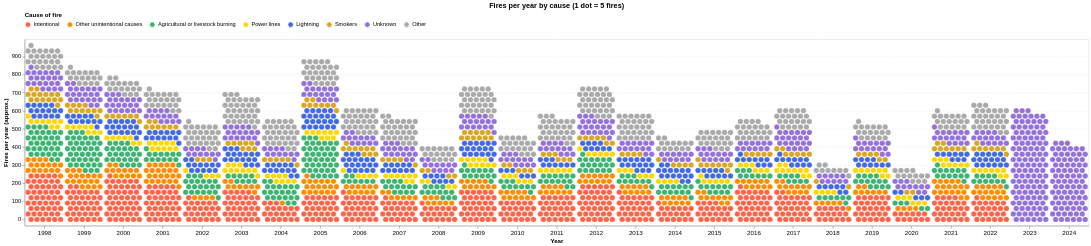

Source (notebook cell):
### Code cell
"""Q2 - Evolution of the causes of fires: five Altair proposals.

Input: the cleaned fires table (OpenRefine export) with at least the columns
    Campania, Origen, Causa, SuperficieTotalForestal
Usage in Colab / Streamlit:
    from q2_charts import prepare, chart1, chart2, chart3, chart4, chart5
    d = prepare(df)            # df = your cleaned DataFrame
    chart1(d)                  # etc.
"""
import altair as alt
import pandas as pd


NAMED_CAUSA_COLORS = {
    "Intentional": "tomato",
    "Other unintentional causes": "darkorange",
    "Agricultural or livestock burning": "mediumseagreen",
    "Power lines": "gold",
    "Lightning": "royalblue",
    "Smokers": "goldenrod",
    "Unknown": "mediumpurple",
    "Other": "darkgray",
}

CAUSA_EN = {
    "Intencionado": "Intentional",
    "Altres": "Other",
    "Desconocida": "Unknown",
    "Quemas agrícolas y ganaderas": "Agricultural or livestock burning",
    "Rayo": "Lightning",
    "Otras causas no intencionales": "Other unintentional causes",
    "Causas por líneas eléctricas": "Power lines",
    "Fumadores": "Smokers",
}
CAUSA_ORDER = [
    "Intentional",
    "Other unintentional causes",
    "Agricultural or livestock burning",
    "Power lines",
    "Lightning",
    "Smokers",
    "Unknown",
    "Other",
]

LEGEND = alt.Legend(
    title="Cause of fire",
    orient="top",
    direction="horizontal",
    labelExpr="{" + ", ".join(f"'{k}': '{v}'" for k, v in CAUSA_EN.items()) + "}[datum.label] || datum.label",
)


def beeswarm_data(d, per_dot=5, cols=7, spread=0.9, layout="stacked"):
    """One row per dot (1 dot = `per_dot` fires; cumulative rounding per year)."""
    dx = spread / cols
    mapped = d["CausaAgrupada"].dropna().astype(str).map(lambda c: CAUSA_EN.get(c, c))

    freq_order = mapped.value_counts().index.tolist()
    ordered_causes = [c for c in CAUSA_ORDER if c in freq_order] + [
        c for c in freq_order if c not in CAUSA_ORDER
    ]

    temp = d.loc[mapped.index, ["Any"]].copy()
    temp["cause_en"] = mapped

    counts_all = (
        temp.groupby(["Any", "cause_en"])
        .size()
        .unstack(fill_value=0)
        .reindex(columns=ordered_causes, fill_value=0)
    )

    dots = {}
    for yr, counts in counts_all.iterrows():
        cum, prev = counts.cumsum(), 0
        for causa in ordered_causes:
            end = int(round(cum[causa] / per_dot))
            dots[(yr, causa)] = (end - prev, int(counts[causa]), prev)
            prev = end

    year_totals = {}
    for (yr, _causa), (_nd, fires, _first) in dots.items():
        year_totals[yr] = year_totals.get(yr, 0) + fires

    lane_rows = max((-(-nd // cols) for nd, _, _ in dots.values()), default=1)
    lane_h = lane_rows + 2

    out = []
    for (yr, causa), (nd, fires, first) in dots.items():
        for j in range(nd):
            k = first + j
            r, c = divmod(k, cols)
            x = yr + (c - (cols - 1) / 2) * dx + (dx / 4 if r % 2 == 0 else -dx / 4)
            y = r * 0.866
            total_yr = year_totals.get(yr, 0)
            percent_yr = (fires / total_yr) if total_yr > 0 else 0.0

            out.append({
                "Any": yr,
                "cause": causa,
                "x": x,
                "y": y,
                "fires": int(fires),
                "year_percent": percent_yr,
            })

    out_df = pd.DataFrame(out)
    out_df.attrs["lane_h"] = lane_h
    out_df.attrs["causes"] = ordered_causes
    return out_df


def chart6(d, per_dot=5, cols=7, width=1500, layout="stacked"):
    """Wide beeswarm of fires per year, coloured by cause. 1 dot = `per_dot` fires."""
    b = beeswarm_data(d, per_dot, cols, layout=layout)

    print("Causes in input d:", d["CausaAgrupada"].value_counts(dropna=False))
    print("Causes in beeswarm b:", b["cause"].value_counts(dropna=False))

    causes = b.attrs["causes"]
    cause_scale = alt.Scale(
        domain=causes,
        range=[NAMED_CAUSA_COLORS.get(c, "slategray") for c in causes],
    )
    legend = alt.Legend(
        title="Cause of fire",
        orient="top",
        direction="horizontal",
    )
    yr_min = int(d["Any"].min())
    yr_max = int(d["Any"].max())
    n_years = max(yr_max - yr_min + 1, 1)

    px_year = width / n_years
    dx_px = px_year * 0.9 / cols
    ymax = float(b["y"].max()) + 1 if not b.empty else 1.0
    height = max(int(ymax * dx_px) + 30, 120)
    size = (dx_px * 0.92) ** 2

    xenc = alt.X(
        "x:Q",
        title="Year",
        scale=alt.Scale(domain=[yr_min - 0.5, yr_max + 0.5], nice=False, zero=False),
        axis=alt.Axis(format="d", values=list(range(yr_min, yr_max + 1)), grid=False, labelFontSize=11),
    )
    title = alt.TitleParams(text=f"Fires per year by cause (1 dot = {per_dot} fires)", anchor="middle")

    yenc = alt.Y(
        "y:Q",
        title="Fires per year (approx.)",
        scale=alt.Scale(domain=[-1, ymax], nice=False),
        axis=alt.Axis(
            grid=True,
            gridDash=[2, 3],
            labelExpr=f"round(datum.value / 0.866 * {cols * per_dot})",
            values=[0.866 * v / (cols * per_dot) for v in range(0, int(ymax / 0.866 * cols * per_dot) + 1, 100 if per_dot <= 5 else 200)],
        ),
    )

    dots = (
        alt.Chart(b)
        .mark_circle(size=size, opacity=1, stroke="white", strokeWidth=0.4)
        .encode(
            x=xenc,
            y=yenc,
            color=alt.Color("cause:N", scale=cause_scale, legend=LEGEND),
            tooltip=[
                alt.Tooltip("Any:O", title="Year"),
                alt.Tooltip("cause:N", title="Cause of fire"),
                alt.Tooltip("fires:Q", title="Fires of this cause"),
                alt.Tooltip("year_percent:Q", title="% of year's total", format=".1%"),
            ],
        )
    )
    return dots.properties(width=width, height=height, title=title)


q2 = chart6(df, per_dot=5, cols=6, width=1900)
q2.save("outputs/Q2.json")
q2

### Figure 1 — Vega-Lite specification as saved in the notebook (floating-point values rounded to 4 significant figures; data arrays with more than 128 entries replaced by an {"elided": "..."} marker saying what was removed)
{"config": {"view": {"continuousWidth": 300, "continuousHeight": 300}}, "data": {"name": "data-14fcbe85e5fe01fe831cb0781615ea75"}, "mark": {"type": "circle", "opacity": 1, "size": 94.31, "stroke": "white", "strokeWidth": 0.4}, "encoding": {"color": {"field": "cause", "legend": {"direction": "horizontal", "labelExpr": "{'Intencionado': 'Intentional', 'Altres': 'Other', 'Desconocida': 'Unknown', 'Quemas agrícolas y ganaderas': 'Agricultural or livestock burning', 'Rayo': 'Lightning', 'Otras causas no intencionales': 'Other unintentional causes', 'Causas por líneas eléctricas': 'Power lines', 'Fumadores': 'Smokers'}[datum.label] || datum.label", "orient": "top", "title": "Cause of fire"}, "scale": {"domain": ["Intentional", "Other unintentional causes", "Agricultural or livestock burning", "Power lines", "Lightning", "Smokers", "Unknown", "Other"], "range": ["tomato", "darkorange", "mediumseagreen", "gold", "royalblue", "goldenrod", "mediumpurple", "darkgray"]}, "type": "nominal"}, "tooltip": [{"field": "Any", "title": "Year", "type": "ordinal"}, {"field": "cause", "title": "Cause of fire", "type": "nominal"}, {"field": "fires", "title": "Fires of this cause", "type": "quantitative"}, {"field": "year_percent", "format": ".1%", "title": "% of year's total", "type": "quantitative"}], "x": {"axis": {"format": "d", "grid": false, "labelFontSize": 11, "values": [1998, 1999, 2000, 2001, 2002, 2003, 2004, 2005, 2006, 2007, 2008, 2009, 2010, 2011, 2012, 2013, 2014, 2015, 2016, 2017, 2018, 2019, 2020, 2021, 2022, 2023, 2024]}, "field": "x", "scale": {"domain": [1998.0, 2024.0], "nice": false, "zero": false}, "title": "Year", "type": "quantitative"}, "y": {"axis": {"grid": true, "gridDash": [2, 3], "labelExpr": "round(datum.value / 0.866 * 30)", "values": [0.0, 2.887, 5.773, 8.66, 11.55, 14.43, 17.32, 20.21, 23.09, 25.98]}, "field": "y", "scale": {"domain": [-1, 28.71], "nice": false}, "title": "Fires per year (approx.)", "type": "quantitative"}}, "height": 333, "title": {"text": "Fires per year by cause (1 dot = 5 fires)", "anchor": "middle"}, "width": 1900, "$schema": "https://vega.github.io/schema/vega-lite/v6.4.1.json", "datasets": {"data-14fcbe85e5fe01fe831cb0781615ea75": {"elided": "3283 records"}}}
